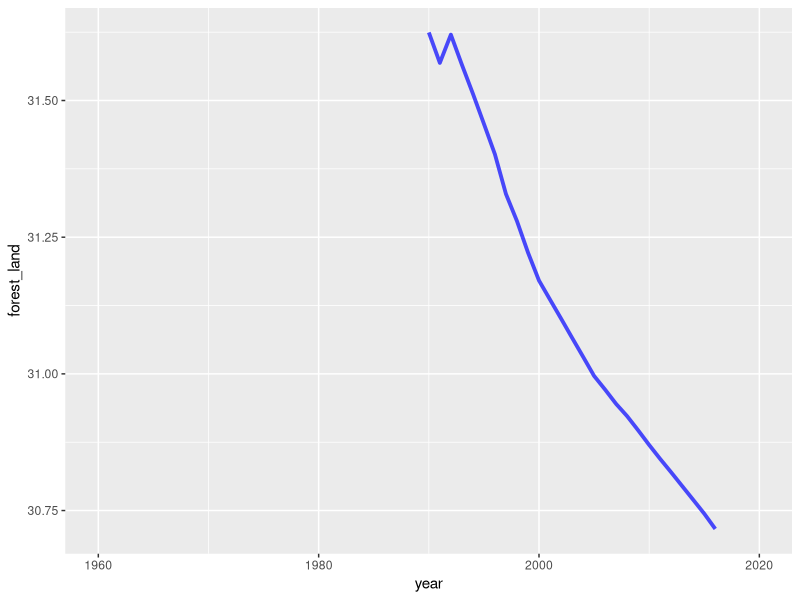

Generate this figure with R:
library(tidyverse)

world_bank_areas <- read_csv("data/world_bank_areas.csv")

world_bank_areas %>% 
  filter(area == "World") %>% 
  ggplot(aes(x = year, 
             y = forest_land)) +
  geom_line(alpha = .7,
            size = 1.3,
            color = "blue")
